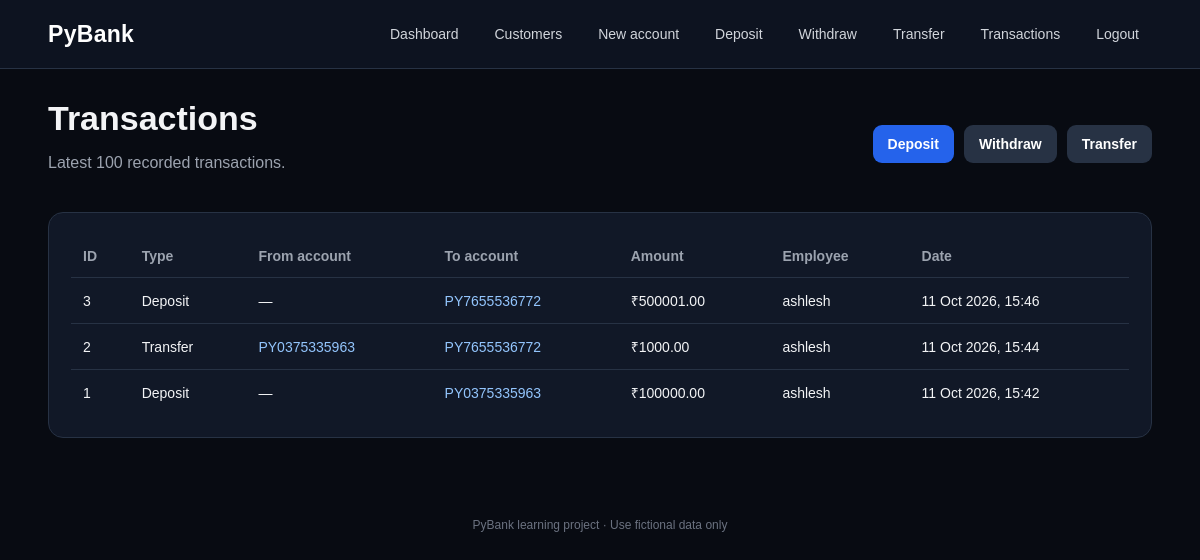
Page /transactions/ (signed in) on the committed database.
### bank/models.py (models this page shows, shortened)
class Transaction(models.Model):
    TYPE_CHOICES = [
        ("DEPOSIT", "Deposit"),
        ("WITHDRAW", "Withdrawal"),
        ("TRANSFER", "Transfer"),
    ]
    transaction_type = models.CharField(max_length=10, choices=TYPE_CHOICES)
    from_customer = models.ForeignKey(
        Customer, related_name="outgoing_transactions",
        null=True, blank=True, on_delete=models.PROTECT
    )
    to_customer = models.ForeignKey(
        Customer, related_name="incoming_transactions",
        null=True, blank=True, on_delete=models.PROTECT
    )
    amount = models.DecimalField(max_digits=12, decimal_places=2)
    note = models.CharField(max_length=200, blank=True)
    created_by = models.ForeignKey(
        get_user_model(), null=True, blank=True, on_delete=models.SET_NULL
    )
    created_at = models.DateTimeField(auto_now_add=True)
    class Meta:
        ordering = ["-created_at"]

class Customer(models.Model):
    GENDER_CHOICES = [("M", "Male"), ("F", "Female"), ("O", "Other")]
    cust_name = models.CharField(max_length=100)
    account_no = models.CharField(max_length=16, unique=True, blank=True)
    address = models.TextField(max_length=200)
    dob = models.DateField(null=True, blank=True)
    mob_no = models.CharField(max_length=15, blank=True)
    gender = models.CharField(max_length=1, choices=GENDER_CHOICES, blank=True)
    balance = models.DecimalField(max_digits=12, decimal_places=2, default=Decimal("0.00"))
    created_at = models.DateTimeField(auto_now_add=True)
    class Meta:
        ordering = ["-created_at"]

### bank/views.py (the view)
# urls.py: path("transactions/", views.transaction_list, name="transaction_list"),
@staff_required
def transaction_list(request):
    transactions = Transaction.objects.select_related(
        "from_customer", "to_customer", "created_by"
    )
    return render(request, "bank/transaction_list.html", {"transactions": transactions[:100]})

### bank/views.py (called while the page is built)
def staff_required(view_func):
    return login_required(user_passes_test(lambda u: u.is_staff)(view_func))

### templates/bank/transaction_list.html (shortened to what this page needs)
{% extends "bank/base.html" %}
{% block content %}
<div class="heading"><div><h1>Transactions</h1><p class="muted">Latest 100 recorded transactions.</p></div><div class="actions"><a class="button" href="{% url 'deposit' %}">Deposit</a><a class="button secondary" href="{% url 'withdraw' %}">Withdraw</a><a class="button secondary" href="{% url 'transfer' %}">Transfer</a></div></div>
<section class="panel"><div class="table-wrap"><table><thead><tr><th>ID</th><th>Type</th><th>From account</th><th>To account</th><th>Amount</th><th>Employee</th><th>Date</th></tr></thead><tbody>
{% for t in transactions %}<tr><td>{{ t.pk }}</td><td>{{ t.get_transaction_type_display }}</td><td>{% if t.from_customer %}<a href="{% url 'customer_detail' t.from_customer.pk %}">{{ t.from_customer.account_no }}</a>{% else %}—{% endif %}</td><td>{% if t.to_customer %}<a href="{% url 'customer_detail' t.to_customer.pk %}">{{ t.to_customer.account_no }}</a>{% else %}—{% endif %}</td><td>₹{{ t.amount|floatformat:2 }}</td><td>{{ t.created_by.username|default:"—" }}</td><td>{{ t.created_at|date:"d M Y, H:i" }}</td></tr>
{% empty %}<tr><td colspan="7" class="empty">No transactions recorded.</td></tr>{% endfor %}
</tbody></table></div></section>
{% endblock %}

### static/bank.css (style rules this page uses)
:root { color-scheme: dark; --bg:#080b12; --panel:#111827; --panel2:#172033; --text:#f3f4f6; --muted:#9ca3af; --blue:#2563eb; --line:#273244; --green:#4ade80; --red:#f87171; }
* { box-sizing:border-box; }
body { margin:0; background:var(--bg); color:var(--text); font-family:Arial, sans-serif; }
a { color:#93c5fd; text-decoration:none; }
.heading { display:flex; justify-content:space-between; align-items:center; flex-wrap:wrap; gap:14px; margin-bottom:24px; }
h1 { font-size:clamp(25px,4vw,34px); margin:0 0 8px; }
.muted, small { color:var(--muted); }
.card, .panel { background:var(--panel); border:1px solid var(--line); border-radius:15px; padding:22px; min-width:0; }
.button, button.button { display:inline-block; background:var(--blue); border:0; color:white; border-radius:9px; padding:11px 15px; font-size:14px; cursor:pointer; font-weight:600; }
.button.secondary { background:#273244; }
.actions { display:flex; flex-wrap:wrap; gap:10px; }
.table-wrap { overflow-x:auto; }
table { width:100%; border-collapse:collapse; min-width:650px; }
th, td { text-align:left; padding:13px 12px; border-bottom:1px solid var(--line); font-size:14px; }
th { color:var(--muted); font-weight:600; }
tr:last-child td { border-bottom:0; }

### rows in the picture
Transaction: pk "3", transaction_type "Deposit", to_customer.account_no "PY7655536772", amount "500001.00", created_by.username "ashlesh", created_at "11 Oct 2026, 15:46"
Transaction: pk "2", transaction_type "Transfer", from_customer.account_no "PY0375335963", to_customer.account_no "PY7655536772", amount "1000.00", created_by.username "ashlesh", created_at "11 Oct 2026, 15:44"
Transaction: pk "1", transaction_type "Deposit", to_customer.account_no "PY0375335963", amount "100000.00", created_by.username "ashlesh", created_at "11 Oct 2026, 15:42"
